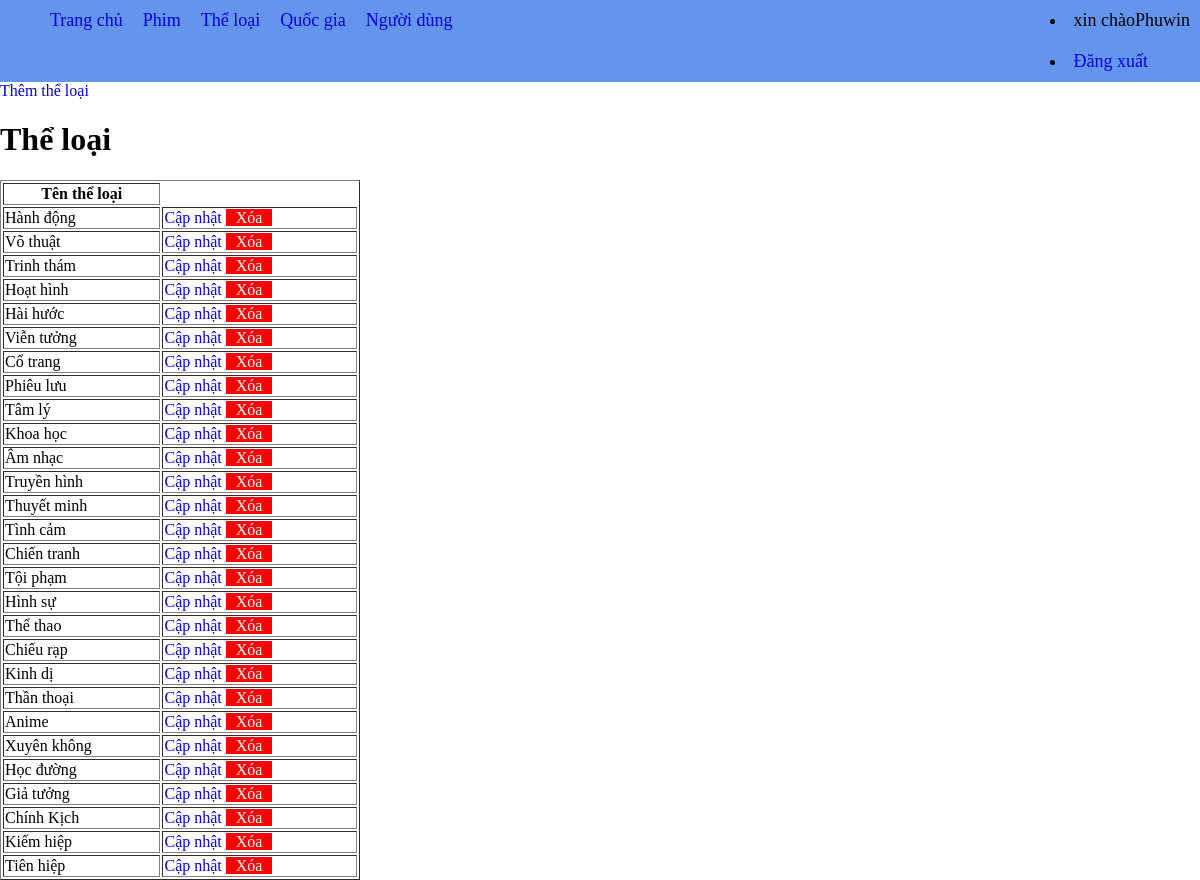
Screenshot of /Buoi2/index.php?page_layout=theloai (signed in) with the database file from the repository.
### tables this page shows
CREATE TABLE IF NOT EXISTS the_loai(
    id INT PRIMARY KEY AUTO_INCREMENT,
    ten_the_loai VARCHAR(50)
);

### Buoi2/theLoai/theloai.php (the view, shortened to what this page needs)
<!DOCTYPE html>
<html lang="en">
<head>
</head>
<body>
    <div style="display: flex; justify-content: space-between; align-items:center;">
        <a class="btn them" href="index.php?page_layout=themtheloai">Thêm thể loại</a>
    </div>
    <h1>Thể loại</h1>
    <table border=1>
        <tr>
            <th>Tên thể loại</th>
        </tr>
        <?php
            include("connect.php");
            $sql = "SELECT * FROM `the_loai` WHERE 1";
            $result = mysqli_query($conn, $sql);
            while($row = mysqli_fetch_array($result)){
        ?>
        <tr>
            <td><?php echo $row["ten_the_loai"] ?></td>
            <td class="chac-nang">
                <a class="btn sua" href="index.php?page_layout=capnhattheloai&id=<?php echo $row["id"] ?>">Cập nhật</a>
                <a class="btn xoa" href="index.php?page_layout=xoatheloai&id=<?php echo $row["id"] ?>">Xóa</a>
            </td>
        </tr>
        <?php } ?>
    </table>
</body>
</html>

### Buoi2/index.php (shortened to what this page needs)
<!DOCTYPE html>
<html lang="en">
<head>
</head>
<body>
    <header>
        <nav class="">
            <ul class="">
                <li class=""><a class="" href="index.php?page_layout=trangchu">Trang chủ</a></li>
                <li class=""><a class="" href="index.php?page_layout=phim">Phim</a></li>
                <li class=""><a class="" href="index.php?page_layout=theloai">Thể loại</a></li>
                <li class=""><a class="" href="index.php?page_layout=quocgia">Quốc gia</a></li>
                <li class=""><a class="" href="index.php?page_layout=nguoidung">Người dùng</a></li>
            </ul>
            <div>
                <li class=""><?php echo "xin chào" . $_SESSION["username"];?></li>
                <li class=""><a class="" href="index.php?page_layout=dangxuat">Đăng xuất</a></li>
            </div>
        </nav>
        <?php
        if(isset($_GET['page_layout'])){
            switch($_GET['page_layout']){
                case 'theloai':
                    include "theLoai/theloai.php";
                    break;
            }
        }
        ?>
    </header>
</body>
</html>

### Buoi2/index.php (style rules this page uses)
body { margin: 0; }
nav { background-color: cornflowerblue; display: flex; justify-content: space-between; }
ul { display: flex; list-style: none; margin: 0; gap: 15 px; }
li { padding: 10px; font-size: 18px; }
a { text-decoration: none; }

### Buoi2/theLoai/theloai.php (style rules this page uses)
table { width: 30%; }
.xoa { padding: 0 10px; color: white; background: red; }

### rows the page displays
the_loai: ten_the_loai "Hành động"
the_loai: ten_the_loai "Võ thuật"
the_loai: ten_the_loai "Trinh thám"
the_loai: ten_the_loai "Hoạt hình"
the_loai: ten_the_loai "Hài hước"
the_loai: ten_the_loai "Viễn tưởng"
the_loai: ten_the_loai "Cổ trang"
the_loai: ten_the_loai "Phiêu lưu"
the_loai: ten_the_loai "Tâm lý"
the_loai: ten_the_loai "Khoa học"
the_loai: ten_the_loai "Âm nhạc"
the_loai: ten_the_loai "Truyền hình"
the_loai: ten_the_loai "Thuyết minh"
the_loai: ten_the_loai "Tình cảm"
the_loai: ten_the_loai "Chiến tranh"
the_loai: ten_the_loai "Tội phạm"
the_loai: ten_the_loai "Hình sự"
the_loai: ten_the_loai "Thể thao"
the_loai: ten_the_loai "Chiếu rạp"
the_loai: ten_the_loai "Kinh dị"
the_loai: ten_the_loai "Thần thoại"
the_loai: ten_the_loai "Anime"
the_loai: ten_the_loai "Xuyên không"
the_loai: ten_the_loai "Học đường"
the_loai: ten_the_loai "Giả tưởng"
the_loai: ten_the_loai "Chính Kịch"
the_loai: ten_the_loai "Kiếm hiệp"
the_loai: ten_the_loai "Tiên hiệp"

### other values shown
$_SESSION["username"] "Phuwin"
